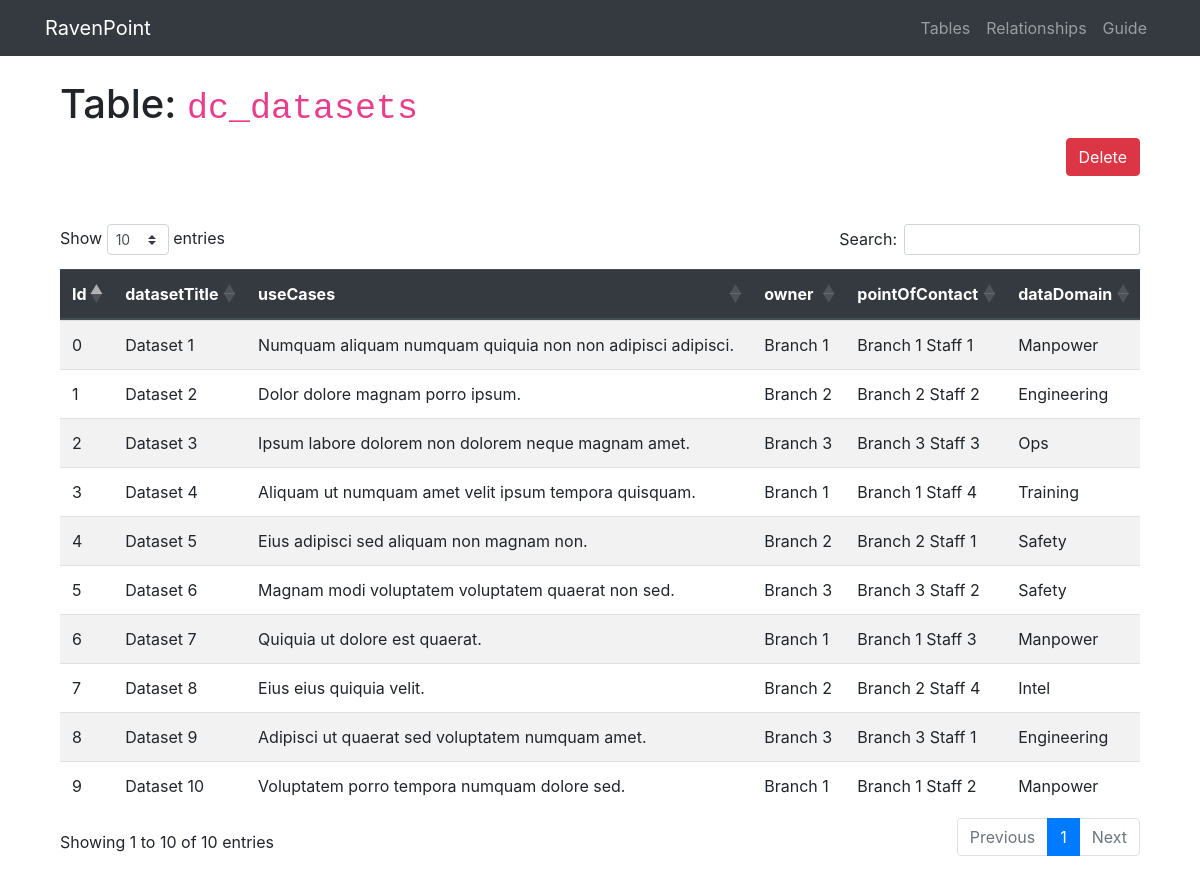
Page /table/6209e06c1af7de92969e11361462aa3b on the committed database.
### project/models.py (models this page shows, shortened)
class Table(db.Model):
  __tablename__ = 'tables'
  id = db.Column(db.String(128), primary_key=True)
  table_name = db.Column(db.String(256), unique=True, index=True)
  table_db_name = db.Column(db.String(256))

### tables this page shows
CREATE TABLE "dc_datasets" (
"Id" INTEGER,
  "datasetTitle" TEXT,
  "useCases" TEXT,
  "owner" TEXT,
  "pointOfContact" TEXT,
  "dataDomain" TEXT
);

### project/admin/views.py (the view)
@admin.route('/table/<string:id>', methods=['GET'])
def table_view(id):
    table = Table.query.filter_by(id=id).first_or_404()
    with sqlite3.connect(conn_string) as conn:
        df = pd.read_sql(f'SELECT * FROM {table.table_db_name}', conn)
    return render_template('table.html', table=df.to_dict('records'), id=id,
                            columns=df.columns.tolist(), table_db_name=table.table_db_name)

### project/admin/templates/table.html (shortened to what this page needs)
{% extends 'base.html' %}
{% block content %}
<div class="container mt-4 mb-5">
  <h1>Table: <code>{{ table_db_name }}</code></h1>
  <div class="text-right">
    <button type="button" class="btn btn-danger" data-toggle="modal" data-target="#deleteTableModal">
      Delete
    </button>
  </div>
  <div class="mt-5">
    <table class="table table-striped mt-5" id="main-table">
      <thead class="thead-dark">
        <tr>
          {% for column in columns %}
          <th scope="col">{{ column }}</th>
          {% endfor %}
        </tr>
      </thead>
      <tbody>
        {% for row in table %}
        <tr>
          {% for item in row.values() %}
          <td>{{ item }}</td>
          {% endfor %}
        </tr>
        {% endfor %}
      </tbody>
    </table>
  </div>
</div>
{% endblock %}

### project/static/css/custom.css (style rules this page uses)
th, td { white-space: no-wrap; }

### rows in the picture
Table: table_db_name "dc_datasets"
dc_datasets: values "0", datasetTitle "Dataset 1", useCases "Numquam aliquam numquam quiquia non non adipisci adipisci.", owner "Branch 1", pointOfContact "Branch 1 Staff 1", dataDomain "Manpower"
dc_datasets: values "1", datasetTitle "Dataset 2", useCases "Dolor dolore magnam porro ipsum.", owner "Branch 2", pointOfContact "Branch 2 Staff 2", dataDomain "Engineering"
dc_datasets: values "2", datasetTitle "Dataset 3", useCases "Ipsum labore dolorem non dolorem neque magnam amet.", owner "Branch 3", pointOfContact "Branch 3 Staff 3", dataDomain "Ops"
dc_datasets: values "3", datasetTitle "Dataset 4", useCases "Aliquam ut numquam amet velit ipsum tempora quisquam.", owner "Branch 1", pointOfContact "Branch 1 Staff 4", dataDomain "Training"
dc_datasets: values "4", datasetTitle "Dataset 5", useCases "Eius adipisci sed aliquam non magnam non.", owner "Branch 2", pointOfContact "Branch 2 Staff 1", dataDomain "Safety"
dc_datasets: values "5", datasetTitle "Dataset 6", useCases "Magnam modi voluptatem voluptatem quaerat non sed.", owner "Branch 3", pointOfContact "Branch 3 Staff 2", dataDomain "Safety"
dc_datasets: values "6", datasetTitle "Dataset 7", useCases "Quiquia ut dolore est quaerat.", owner "Branch 1", pointOfContact "Branch 1 Staff 3", dataDomain "Manpower"
dc_datasets: values "7", datasetTitle "Dataset 8", useCases "Eius eius quiquia velit.", owner "Branch 2", pointOfContact "Branch 2 Staff 4", dataDomain "Intel"
dc_datasets: values "8", datasetTitle "Dataset 9", useCases "Adipisci ut quaerat sed voluptatem numquam amet.", owner "Branch 3", pointOfContact "Branch 3 Staff 1", dataDomain "Engineering"
dc_datasets: values "9", datasetTitle "Dataset 10", useCases "Voluptatem porro tempora numquam dolore sed.", owner "Branch 1", pointOfContact "Branch 1 Staff 2", dataDomain "Manpower"

### other values in the picture
{{ column }} "Id" "datasetTitle" "useCases" "owner" "pointOfContact" "dataDomain"
